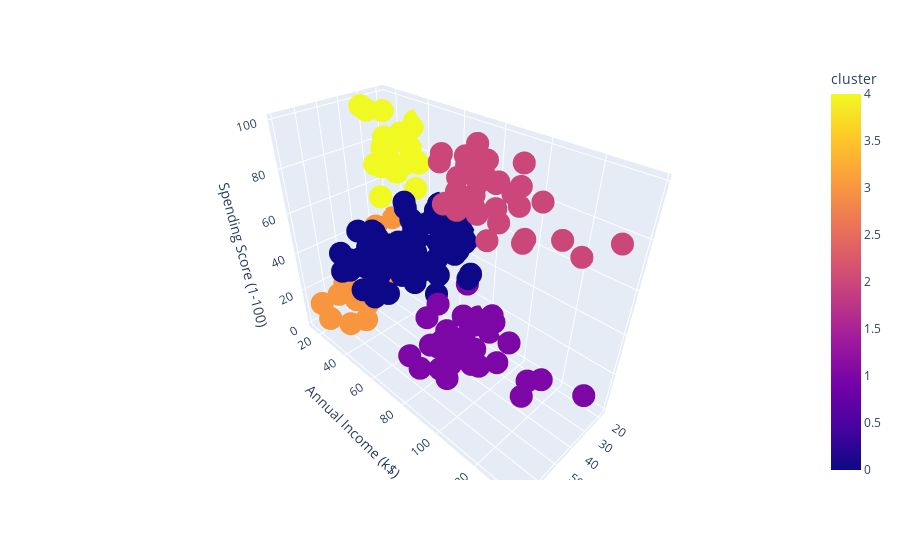

The code cell stored with this chart in its notebook:
### Code cell
import plotly.express as px
fig = px.scatter_3d(df, x = 'Age',
                    y = 'Annual Income (k$)',
                    z = 'Spending Score (1-100)',
                    color = 'cluster')
                   
fig.show()

### Figure 1 — Plotly figure (JSON) as saved in the notebook; plotly's stock layout.template omitted (floating-point values rounded to 4 significant figures; data arrays with more than 128 entries replaced by an {"elided": "..."} marker saying what was removed)
{"data": [{"hovertemplate": "Age=%{x}<br>Annual Income (k$)=%{y}<br>Spending Score (1-100)=%{z}<br>cluster=%{marker.color}<extra></extra>", "legendgroup": "", "marker": {"color": {"elided": "200 int values"}, "coloraxis": "coloraxis", "symbol": "circle"}, "mode": "markers", "name": "", "scene": "scene", "showlegend": false, "type": "scatter3d", "x": {"elided": "200 int values"}, "y": {"elided": "200 int values"}, "z": {"elided": "200 int values"}}], "layout": {"coloraxis": {"colorbar": {"title": {"text": "cluster"}}, "colorscale": [[0, "#0d0887"], [0.1111, "#46039f"], [0.2222, "#7201a8"], [0.3333, "#9c179e"], [0.4444, "#bd3786"], [0.5556, "#d8576b"], [0.6667, "#ed7953"], [0.7778, "#fb9f3a"], [0.8889, "#fdca26"], [1, "#f0f921"]]}, "legend": {"tracegroupgap": 0}, "margin": {"t": 60}, "scene": {"domain": {"x": [0, 1], "y": [0, 1]}, "xaxis": {"title": {"text": "Age"}}, "yaxis": {"title": {"text": "Annual Income (k$)"}}, "zaxis": {"title": {"text": "Spending Score (1-100)"}}}}}
